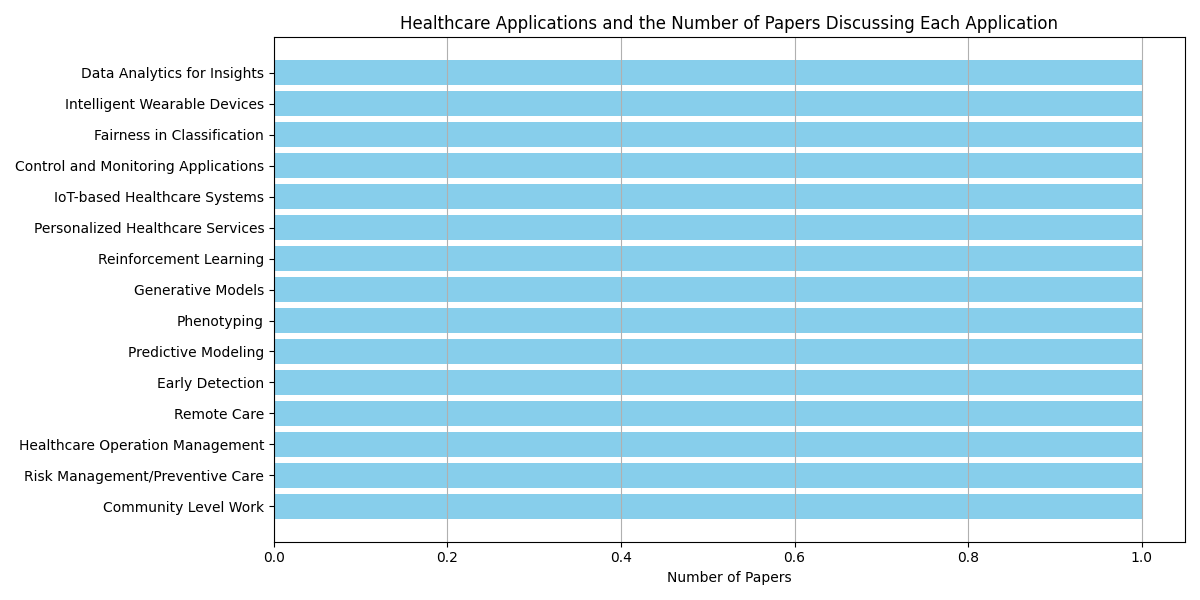

This figure's Python source:
# filename: healthcare_applications_chart.py
import matplotlib.pyplot as plt

# Data: healthcare applications and their corresponding number of papers
applications = [
    "Community Level Work",
    "Risk Management/Preventive Care",
    "Healthcare Operation Management",
    "Remote Care",
    "Early Detection",
    "Predictive Modeling",
    "Phenotyping",
    "Generative Models",
    "Reinforcement Learning",
    "Personalized Healthcare Services",
    "IoT-based Healthcare Systems",
    "Control and Monitoring Applications",
    "Fairness in Classification",
    "Intelligent Wearable Devices",
    "Data Analytics for Insights"
]

# Count of papers for each application
counts = [
    1,  # Community Level Work
    1,  # Risk Management/Preventive Care
    1,  # Healthcare Operation Management
    1,  # Remote Care
    1,  # Early Detection
    1,  # Predictive Modeling
    1,  # Phenotyping
    1,  # Generative Models
    1,  # Reinforcement Learning
    1,  # Personalized Healthcare Services
    1,  # IoT-based Healthcare Systems
    1,  # Control and Monitoring Applications
    1,  # Fairness in Classification
    1,  # Intelligent Wearable Devices
    1   # Data Analytics for Insights
]

# Create the bar chart
plt.figure(figsize=(12, 6))
plt.barh(applications, counts, color='skyblue')
plt.xlabel('Number of Papers')
plt.title('Healthcare Applications and the Number of Papers Discussing Each Application')
plt.grid(axis='x')

# Save the chart to a file
plt.tight_layout()
plt.savefig('healthcare_applications_chart.png')
plt.close()